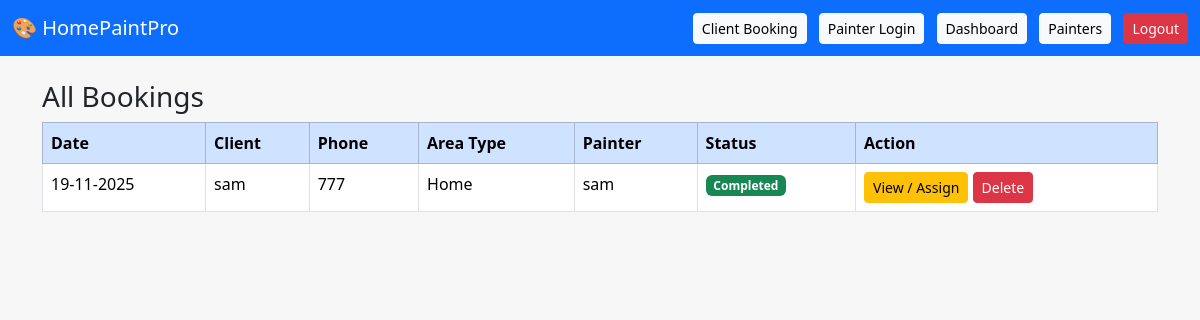
Screenshot of /dashboard (signed in) with the database file from the repository.
### app.py (models this page shows)
class ClientBooking(db.Model):
    id = db.Column(db.Integer, primary_key=True)
    name = db.Column(db.String(100))
    phone = db.Column(db.String(20))
    address = db.Column(db.String(200))
    area_type = db.Column(db.String(50))
    room_size = db.Column(db.String(50))
    number_of_rooms = db.Column(db.String(20))
    surface_type = db.Column(db.String(50))
    wall_condition = db.Column(db.String(100))
    paint_type = db.Column(db.String(100))
    paint_brand = db.Column(db.String(50))
    paint_coats = db.Column(db.String(50))
    furniture_shift = db.Column(db.String(50))
    ceiling_paint = db.Column(db.String(50))
    paint_removal = db.Column(db.String(50))
    budget = db.Column(db.String(50))
    notes = db.Column(db.String(300))
    work_date = db.Column(db.String(50))
    service_type = db.Column(db.String(50))
    rate = db.Column(db.String(50))
    status = db.Column(db.String(50), default="Pending")
    created_at = db.Column(db.DateTime, default=datetime.now)
    painter_id = db.Column(db.Integer, db.ForeignKey('painter.id'))
    painter = db.relationship('Painter', backref='bookings')

class Painter(db.Model):
    id = db.Column(db.Integer, primary_key=True)
    name = db.Column(db.String(100))
    phone = db.Column(db.String(20))
    experience = db.Column(db.String(50))
    speciality = db.Column(db.String(100))
    city = db.Column(db.String(100))
    password = db.Column(db.String(50))   # 🔥 ADDED
    is_active = db.Column(db.Boolean, default=True)

### app.py (the view)
@app.route('/dashboard')
@login_required
def dashboard():
    bookings = ClientBooking.query.order_by(ClientBooking.created_at.desc()).all()
    return render_template('index.html', bookings=bookings)

### app.py (called while the page is built)
def login_required(f):
    @wraps(f)
    def decorated_function(*args, **kwargs):
        if "user" not in session:
            flash("Please login first!", "warning")
            return redirect(url_for("login"))
        return f(*args, **kwargs)
    return decorated_function

### templates/index.html
{% extends 'base.html' %}
{% block content %}
<h3>All Bookings</h3>
<table class="table table-bordered table-hover">
    <thead class="table-primary">
        <tr>
            <th>Date</th>
            <th>Client</th>
            <th>Phone</th>
            <th>Area Type</th>
            <th>Painter</th>
            <th>Status</th>
            <th>Action</th>
        </tr>
    </thead>
    <tbody>
        {% for b in bookings %}
        <tr>
            <td>{{ b.created_at.strftime('%d-%m-%Y') }}</td>
            <td>{{ b.name }}</td>
            <td>{{ b.phone }}</td>
            <td>{{ b.area_type }}</td>
            <td>
                {% if b.painter %}
                    {{ b.painter.name }}
                {% else %}
                    <span class="text-danger fw-bold">Not Assigned</span>
                {% endif %}
            </td>
            <td>
                {% if b.status == "Pending" %}
                  <span class="badge bg-warning">{{ b.status }}</span>
                {% elif b.status == "In Progress" %}
                  <span class="badge bg-primary">{{ b.status }}</span>
                {% elif b.status == "Completed" %}
                  <span class="badge bg-success">{{ b.status }}</span>
                {% else %}
                  <span class="badge bg-secondary">{{ b.status }}</span>
                {% endif %}
            </td>
            <td>
                <a href="/update/{{b.id}}" class="btn btn-sm btn-warning">View / Assign</a>
                <a href="/delete/{{b.id}}" class="btn btn-sm btn-danger"
                   onclick="return confirm('Delete this booking?')">Delete</a>
            </td>
        </tr>
        {% endfor %}
    </tbody>
</table>
{% endblock %}

### templates/base.html (style rules this page uses)
body { background-color: #f7f7f7; }

### rows the page displays
ClientBooking: created_at "19-11-2025", name "sam", phone "777", area_type "Home", painter.name "sam", status "Completed"
